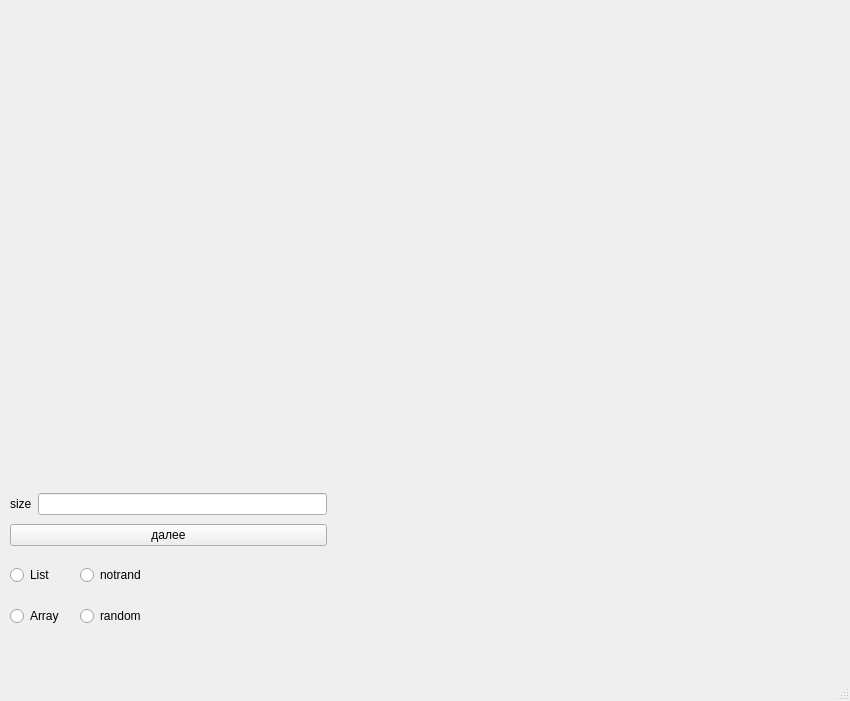
<?xml version="1.0" encoding="UTF-8"?>
<ui version="4.0">
 <class>MainWindow</class>
 <widget class="QMainWindow" name="MainWindow">
  <property name="enabled">
   <bool>true</bool>
  </property>
  <property name="geometry">
   <rect>
    <x>0</x>
    <y>0</y>
    <width>850</width>
    <height>701</height>
   </rect>
  </property>
  <property name="minimumSize">
   <size>
    <width>0</width>
    <height>0</height>
   </size>
  </property>
  <property name="maximumSize">
   <size>
    <width>850</width>
    <height>701</height>
   </size>
  </property>
  <property name="windowTitle">
   <string>MainWindow</string>
  </property>
  <widget class="QWidget" name="centralwidget">
   <property name="minimumSize">
    <size>
     <width>850</width>
     <height>650</height>
    </size>
   </property>
   <property name="maximumSize">
    <size>
     <width>850</width>
     <height>650</height>
    </size>
   </property>
   <widget class="QLabel" name="label">
    <property name="geometry">
     <rect>
      <x>0</x>
      <y>0</y>
      <width>311</width>
      <height>141</height>
     </rect>
    </property>
    <property name="text">
     <string/>
    </property>
   </widget>
   <widget class="QWidget" name="layoutWidget">
    <property name="geometry">
     <rect>
      <x>10</x>
      <y>550</y>
      <width>73</width>
      <height>91</height>
     </rect>
    </property>
    <layout class="QVBoxLayout" name="verticalLayout_2">
     <item>
      <widget class="QRadioButton" name="List">
       <property name="text">
        <string>List</string>
       </property>
      </widget>
     </item>
     <item>
      <widget class="QRadioButton" name="Array">
       <property name="text">
        <string>Array</string>
       </property>
      </widget>
     </item>
    </layout>
   </widget>
   <widget class="QWidget" name="layoutWidget">
    <property name="geometry">
     <rect>
      <x>80</x>
      <y>550</y>
      <width>73</width>
      <height>91</height>
     </rect>
    </property>
    <layout class="QVBoxLayout" name="verticalLayout_7">
     <item>
      <widget class="QRadioButton" name="notrand">
       <property name="text">
        <string>notrand</string>
       </property>
      </widget>
     </item>
     <item>
      <widget class="QRadioButton" name="random">
       <property name="text">
        <string>random</string>
       </property>
      </widget>
     </item>
    </layout>
   </widget>
   <widget class="QWidget" name="layoutWidget">
    <property name="geometry">
     <rect>
      <x>10</x>
      <y>490</y>
      <width>317</width>
      <height>61</height>
     </rect>
    </property>
    <layout class="QVBoxLayout" name="verticalLayout_5">
     <item>
      <layout class="QHBoxLayout" name="horizontalLayout">
       <item>
        <widget class="QLabel" name="label_2">
         <property name="text">
          <string>size</string>
         </property>
        </widget>
       </item>
       <item>
        <widget class="QLineEdit" name="size"/>
       </item>
      </layout>
     </item>
     <item>
      <widget class="QPushButton" name="pushButton">
       <property name="text">
        <string>далее</string>
       </property>
      </widget>
     </item>
    </layout>
   </widget>
   <widget class="QLabel" name="label_3">
    <property name="geometry">
     <rect>
      <x>400</x>
      <y>290</y>
      <width>381</width>
      <height>361</height>
     </rect>
    </property>
    <property name="text">
     <string/>
    </property>
    <property name="pixmap">
     <pixmap>img/Don (399×346).png</pixmap>
    </property>
   </widget>
   <widget class="QLabel" name="label_4">
    <property name="geometry">
     <rect>
      <x>0</x>
      <y>130</y>
      <width>331</width>
      <height>341</height>
     </rect>
    </property>
    <property name="text">
     <string/>
    </property>
    <property name="pixmap">
     <pixmap>img/Michelangelo.png</pixmap>
    </property>
   </widget>
   <widget class="QLabel" name="label_5">
    <property name="geometry">
     <rect>
      <x>300</x>
      <y>10</y>
      <width>381</width>
      <height>291</height>
     </rect>
    </property>
    <property name="text">
     <string/>
    </property>
    <property name="pixmap">
     <pixmap>img/Raf (1).png</pixmap>
    </property>
   </widget>
  </widget>
  <widget class="QMenuBar" name="menubar">
   <property name="geometry">
    <rect>
     <x>0</x>
     <y>0</y>
     <width>850</width>
     <height>26</height>
    </rect>
   </property>
  </widget>
  <widget class="QStatusBar" name="statusbar"/>
 </widget>
 <resources/>
 <connections/>
</ui>
